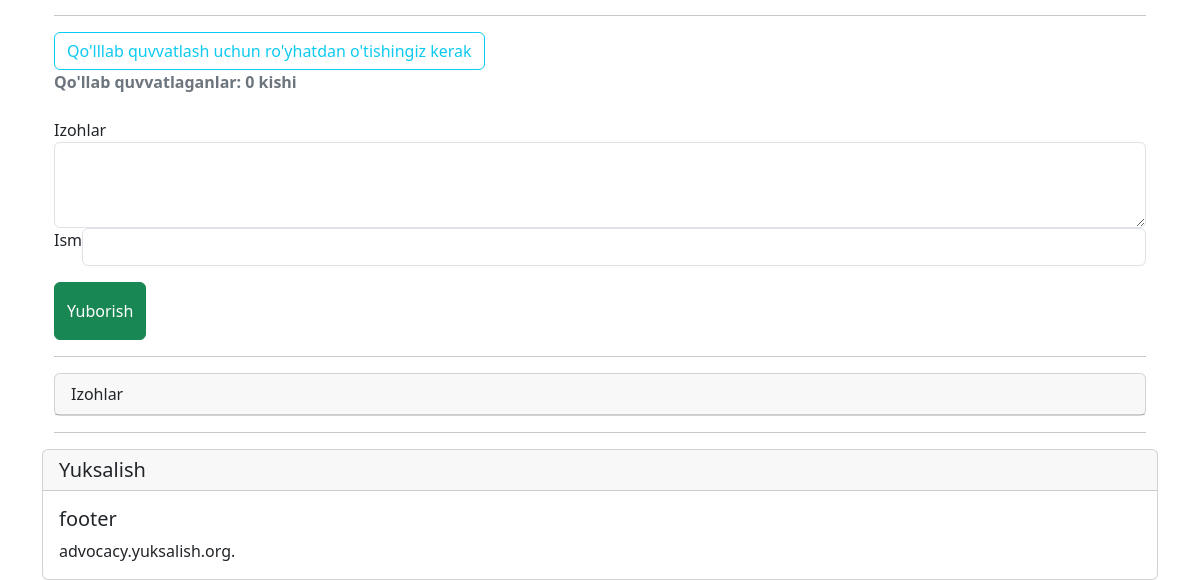
The page /2/ (lower part) on the database as committed earlier.
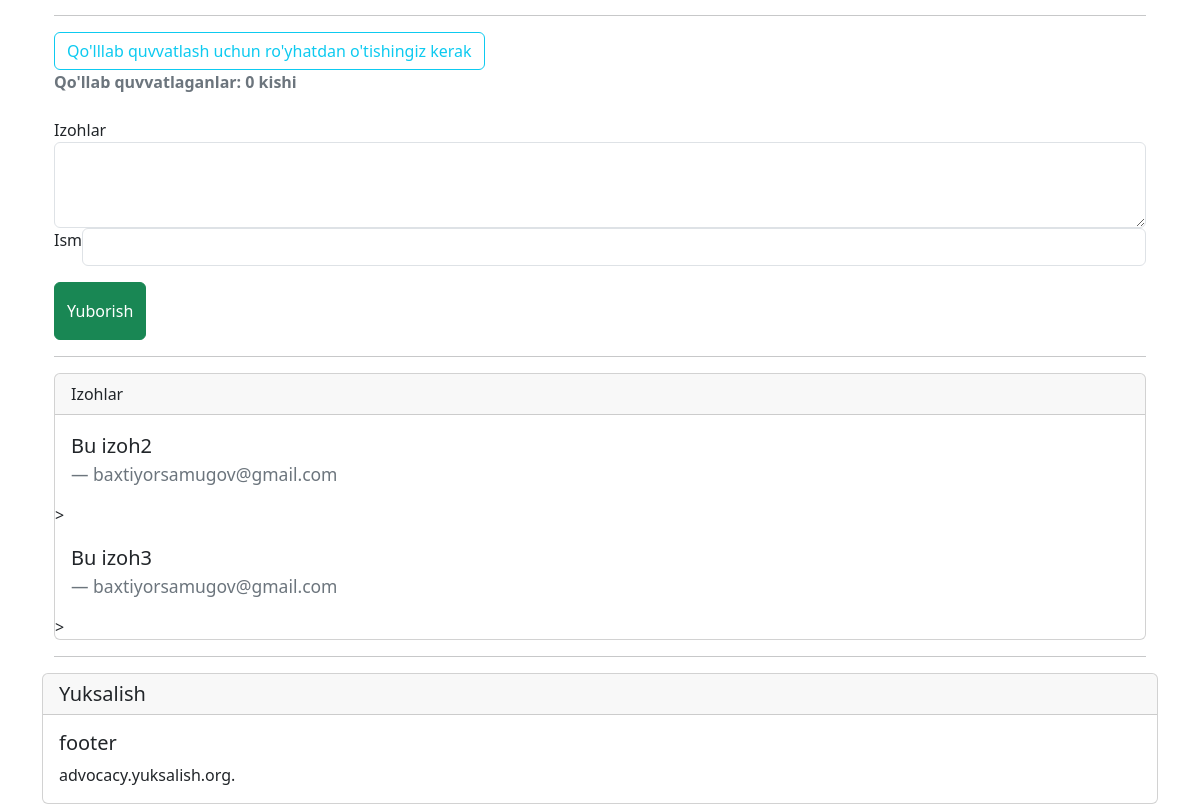
The same page on the database as committed later.
### initiatives/models.py (models this page shows, shortened)
class Comment(models.Model):
    initiative = models.ForeignKey(Initiative, on_delete=models.CASCADE, related_name='comments')
    comment = models.CharField("Izoh", max_length=200)
    email = models.CharField("Email", max_length=200, blank=True)
    fio = models.CharField("fio", max_length=200, blank=True)
    draft = models.BooleanField("Черновик", default=True)
    def __str__(self):
        return self.comment
    class Meta:
        verbose_name = "Izoh"
        verbose_name_plural = "Izohlar"

### initiatives/views.py (the view)
# urls.py: path('<int:pk>/', InitiativeDetailView.as_view(), name='initiative_detail'),
class InitiativeDetailView(DetailView):
    model = Initiative
    template_name = 'initiative_detail.html'
    def get_context_data(self, **kwargs):
        data = super().get_context_data(**kwargs)
        likes_connected = get_object_or_404(Initiative, id=self.kwargs['pk'])
        liked = False
        if likes_connected.likes.filter(id=self.request.user.id).exists():
            liked = True
        data['number_of_likes'] = likes_connected.number_of_likes()
        data['post_is_liked'] = liked
        return data

### initiatives/models.py (called while the page is built)
    def number_of_likes(self):
        return self.likes.count()

    def __str__(self):
        return self.offer

### templates/initiative_detail.html (shortened to what this page needs)
{% extends 'base.html' %}
{% block content %}
    <div class="container-fluid">
                    <hr>
                {% if user.is_authenticated %}
                  <form action="{% url 'initiative_like' object.id %}" method="POST">
                    {% csrf_token %}
                    {% if post_is_liked %}
                    <button type="submit" name="initiative_id" value="{{object.id}}" class="btn btn-success ">Siz ushbu tashabbusni qo'llab quvvatlagansiz</button>
                    {% else %}
                    <button type="submit" name="initiative_id" value="{{object.id}}" class="btn btn-info">Tashbbusni qo'llab quvvatlash</button>
                    {% endif %}
                  </form>
                {% else %}
                  <a class="btn btn-outline-info" href="{% url 'login' %}?next={{request.path}}">Qo'lllab quvvatlash uchun ro'yhatdan o'tishingiz kerak</a><br>
                {% endif %}
                <strong class="text-secondary">Qo'llab quvvatlaganlar: {{ number_of_likes }} kishi</strong>
                <form action="{% url 'add_comment' initiative.id %}" method="post" class="mt-4">
                    <div class="form-group editContent">
                        <label for="contactcomment" class="editContent">
                            Izohlar
                        </label>
                        <textarea class="form-control border" rows="3" name="comment" id="editContent" required=""></textarea>
                    </div>
                    <div class="d-sm-flex">
                        <label for="contactcomment" class="editContent">
                            Ism
                        </label>
                        <input type="text" class="form-control border"
                            id="contactcomment" class="editContent" name="fio" required="">
                    </div>
                    <button type="submit" class="mt-3 btn btn-success btn-block py-3">
                        Yuborish
                    </button>
                </form>
                <hr>
                <div class="card">
                    <div class="card-header">Izohlar</div>
                        {% for comment in initiative.comments.all %}
                            {% if comment.draft is False %}
                            <div class="card-body">
                                <blockquote class="blockquote mb-0">
                                  <p>{{ comment }}</p>
                                  <footer class="blockquote-footer">{{ comment.email }}</footer>
                                </blockquote>
                            </div>>
                            {% endif %}
                        {% endfor %}
                     </div>
                    <hr>
                </div>
    </div>
{% endblock content %}

Rows that differ between the two databases and show on the page:
added Comment: comment "Bu izoh2", email "baxtiyorsamugov@gmail.com"
added Comment: comment "Bu izoh3", email "baxtiyorsamugov@gmail.com"
